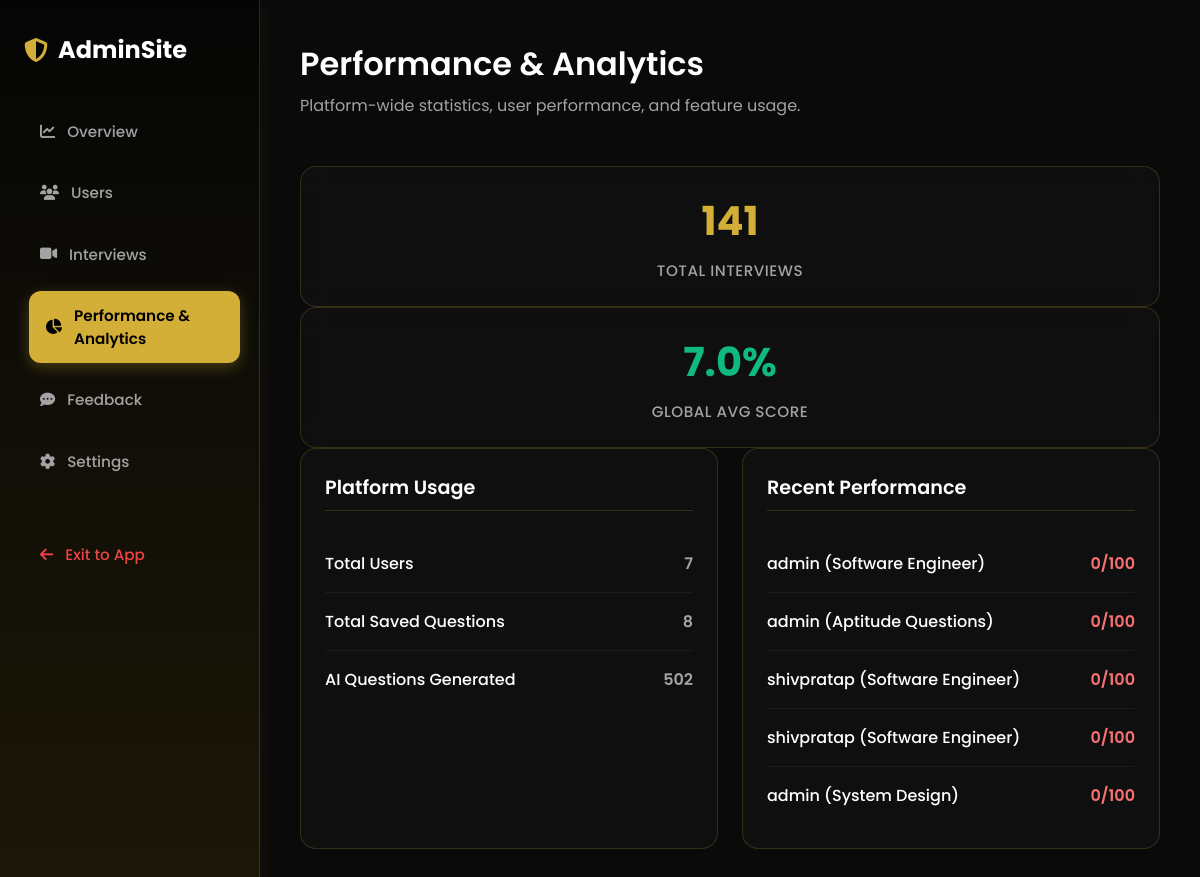
Screenshot of /admin-panel/analytics/ (signed in) with the database file from the repository.
### interview/models.py (models this page shows, shortened)
class InterviewSession(models.Model):
    STATUS_CHOICES = (
        ('ongoing', 'Ongoing'),
        ('completed', 'Completed'),
    )
    user = models.ForeignKey(User, on_delete=models.CASCADE, related_name='interview_sessions')
    topic = models.CharField(max_length=150)  # e.g., Backend Developer, System Design, HR Behavioral
    difficulty = models.CharField(max_length=50, default='Medium')
    status = models.CharField(max_length=20, choices=STATUS_CHOICES, default='ongoing')
    total_score = models.IntegerField(default=0)  # Average score out of 100
    feedback_summary = models.TextField(blank=True)
    created_at = models.DateTimeField(auto_now_add=True)
    completed_at = models.DateTimeField(null=True, blank=True)

class UserProfile(models.Model):
    ROLE_CHOICES = (
        ('Candidate', 'Candidate'),
        ('Admin', 'Admin'),
    )
    user = models.OneToOneField(User, on_delete=models.CASCADE, related_name='profile')
    full_name = models.CharField(max_length=255, blank=True)
    role = models.CharField(max_length=20, choices=ROLE_CHOICES, default='Candidate')
    target_role = models.CharField(max_length=150, blank=True, default='Software Engineer')
    experience_level = models.CharField(max_length=50, blank=True, default='Entry Level')
    bio = models.TextField(blank=True)
    avatar = models.FileField(upload_to='avatars/', blank=True, null=True)
    created_at = models.DateTimeField(auto_now_add=True)
    updated_at = models.DateTimeField(auto_now=True)

### interview/views_admin.py (the view)
    def _wrapped_view(request, *args, **kwargs):
        if not request.user.is_authenticated:
            return redirect('login')
        if not is_admin(request.user):
            messages.error(request, "Access Denied: Only Admin users can access the Admin Panel.")
            return redirect('dashboard')
        return view_func(request, *args, **kwargs)

### interview/views_admin.py (called while the page is built)
def is_admin(user):
    return user.is_authenticated and (user.is_superuser or (hasattr(user, 'profile') and user.profile.role.lower() == 'admin'))

def admin_required(view_func):
    def _wrapped_view(request, *args, **kwargs):
        if not request.user.is_authenticated:
            return redirect('login')
        if not is_admin(request.user):
            messages.error(request, "Access Denied: Only Admin users can access the Admin Panel.")
            return redirect('dashboard')
        return view_func(request, *args, **kwargs)
    return _wrapped_view

@admin_required
def admin_analytics(request):
    context = {
        'total_interviews': InterviewSession.objects.count(),
        'avg_score': round(InterviewSession.objects.aggregate(Avg('total_score'))['total_score__avg'] or 0, 1),
        'total_users': User.objects.count(),
        'total_saved_q': SavedQuestion.objects.count(),
        'ai_questions': InterviewQuestionAnswer.objects.count(),
        'recent_sessions': InterviewSession.objects.select_related('user', 'user__profile').order_by('-created_at')[:5]
    }
    return render(request, 'admin_analytics.html', context)

### templates/admin_analytics.html (shortened to what this page needs)
{% extends 'admin_base.html' %}
{% block content %}
<div class="header">
    <div>
        <h1>Performance & Analytics</h1>
        <p style="color: var(--text-muted); margin-top: 5px;">Platform-wide statistics, user performance, and feature usage.</p>
    </div>
</div>
<div class="stats-grid">
    <div class="stat-card">
        <div class="stat-val">{{ total_interviews }}</div>
        <div class="stat-label">Total Interviews</div>
    </div>
    <div class="stat-card">
        <div class="stat-val" style="color: #10b981;">{{ avg_score }}%</div>
        <div class="stat-label">Global Avg Score</div>
    </div>
</div>
<div class="panel-container">
    <div class="panel">
        <div class="panel-header">Platform Usage</div>
        <div class="list-item">
            <span class="item-title">Total Users</span>
            <span class="item-val">{{ total_users }}</span>
        </div>
        <div class="list-item">
            <span class="item-title">Total Saved Questions</span>
            <span class="item-val">{{ total_saved_q }}</span>
        </div>
        <div class="list-item">
            <span class="item-title">AI Questions Generated</span>
            <span class="item-val">{{ ai_questions }}</span>
        </div>
    </div>
    <div class="panel">
        <div class="panel-header">Recent Performance</div>
        {% for session in recent_sessions %}
        <div class="list-item">
            <span class="item-title">{{ session.user.profile.full_name|default:session.user.username }} ({{ session.topic }})</span>
            <span class="item-val" style="color: {% if session.total_score >= 70 %}#34d399{% elif session.total_score >= 40 %}#fbbf24{% else %}#f87171{% endif %};">{{ session.total_score }}/100</span>
        </div>
        {% empty %}
        <div style="text-align: center; color: var(--text-muted); padding: 1rem;">No recent sessions found.</div>
        {% endfor %}
    </div>
</div>
{% endblock %}

### rows the page displays
InterviewSession: user.profile.full_name "admin", topic "Software Engineer", total_score "0"
InterviewSession: user.profile.full_name "admin", topic "Aptitude Questions", total_score "0"
InterviewSession: user.profile.full_name "shivpratap", topic "Software Engineer", total_score "0"
InterviewSession: user.profile.full_name "shivpratap", topic "Software Engineer", total_score "0"
InterviewSession: user.profile.full_name "admin", topic "System Design", total_score "0"

### other values shown
{{ total_interviews }} "141"
{{ avg_score }} "7.0"
{{ total_users }} "7"
{{ total_saved_q }} "8"
{{ ai_questions }} "502"
